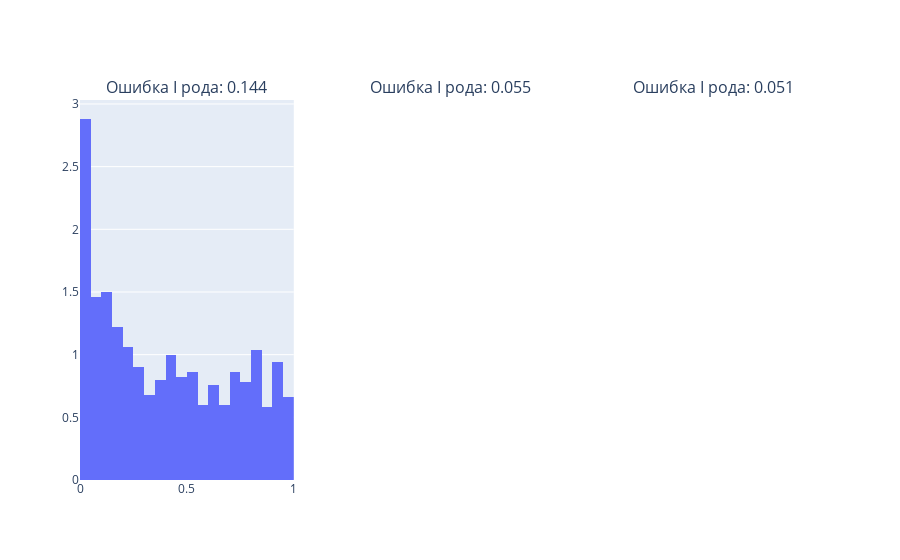
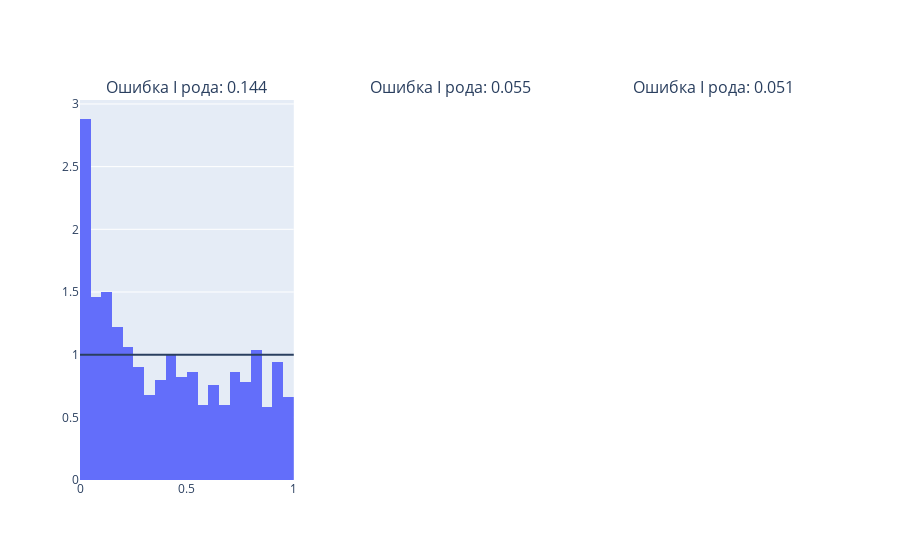
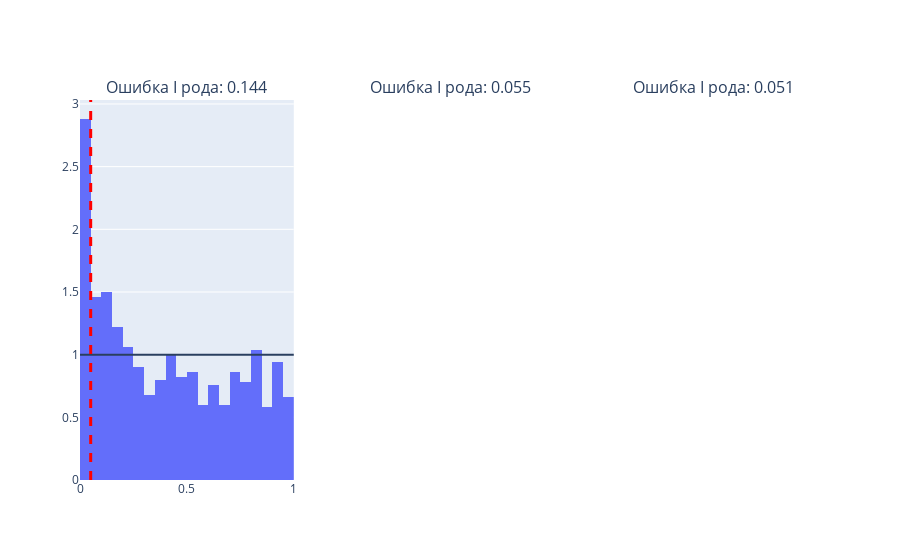
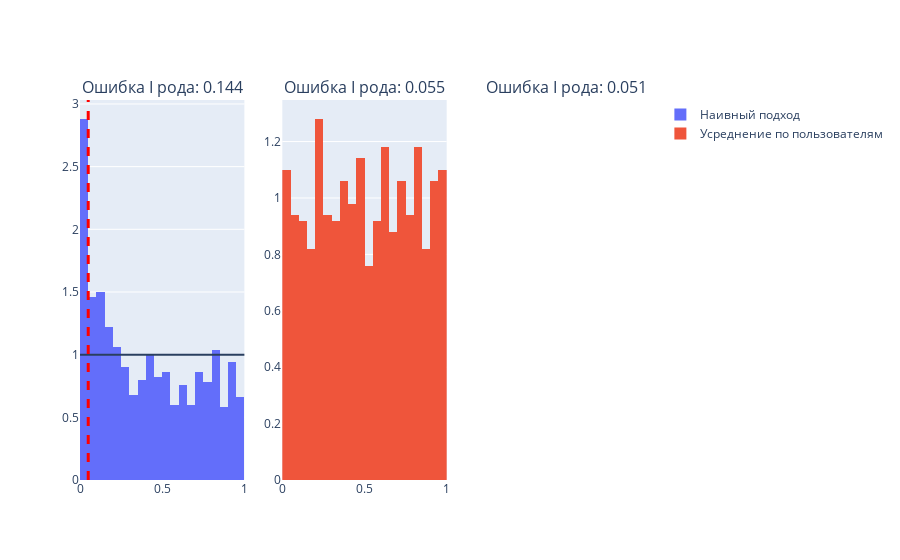

Source (notebook cell) for these figures, in order:
### Code cell
fig = make_subplots(rows=1, cols=3, subplot_titles=[f"Ошибка I рода: {np.mean((np.array(p_values_naive)<0.05)*1):0.3f}", 
                                                   f"Ошибка I рода: {np.mean((np.array(p_values_avg)<0.05)*1):0.3f}",
                                                   f"Ошибка I рода: {np.mean((np.array(p_values_bootstrap)<0.05)*1):0.3f}"])

fig.add_trace(
    go.Histogram(x=p_values_naive,name='Наивный подход',histnorm='probability density',xbins=dict(
                        start=0,
                        end=1,
                        size=0.05)),
    row=1, col=1
)
fig.add_hline(y=1,row=1, col=1)
fig.add_vline(x=0.05, row=1, col = 1, line_width=3, line_dash="dash", line_color="red")



fig.add_trace(
    go.Histogram(x = p_values_avg, name='Усреднение по пользователям',histnorm='probability density',xbins=dict(
                        start=0,
                        end=1,
                        size=0.05)),
    row=1, col=2
)

fig.add_hline(y=1,row=1, col=2)
fig.add_vline(x=0.05, row=1, col = 2, line_width=3, line_dash="dash", line_color="blue")

fig.add_trace(
    go.Histogram(x = p_values_bootstrap, name='Бутстрап ratio-метрики',histnorm='probability density',xbins=dict(
                        start=0,
                        end=1,
                        size=0.05)),
    row=1, col=3
)

fig.add_hline(y=1,row=1, col=3)
fig.add_vline(x=0.05, row=1, col = 3, line_width=3, line_dash="dash", line_color="red")

fig.update_layout(title_text=f"""Распределение p-value, alpha = 0.05""",
                  bargap=0.1, height=400, width=1260)
fig.show()

### Figure 1 — Plotly figure (JSON) as saved in the notebook; plotly's stock layout.template omitted (floating-point values rounded to 4 significant figures; data arrays with more than 128 entries replaced by an {"elided": "..."} marker saying what was removed)
{"data": [{"histnorm": "probability density", "name": "Наивный подход", "type": "histogram", "x": {"elided": "1000 float values"}, "xaxis": "x", "xbins": {"end": 1, "size": 0.05, "start": 0}, "yaxis": "y"}], "layout": {"annotations": [{"font": {"size": 16}, "showarrow": false, "text": "Ошибка I рода: 0.144", "x": 0.1444, "xanchor": "center", "xref": "paper", "y": 1, "yanchor": "bottom", "yref": "paper"}, {"font": {"size": 16}, "showarrow": false, "text": "Ошибка I рода: 0.055", "x": 0.5, "xanchor": "center", "xref": "paper", "y": 1, "yanchor": "bottom", "yref": "paper"}, {"font": {"size": 16}, "showarrow": false, "text": "Ошибка I рода: 0.051", "x": 0.8556, "xanchor": "center", "xref": "paper", "y": 1, "yanchor": "bottom", "yref": "paper"}], "autosize": true, "xaxis": {"anchor": "y", "autorange": true, "domain": [0, 0.2889], "range": [3.469e-17, 1], "type": "linear"}, "xaxis2": {"anchor": "y2", "domain": [0.3556, 0.6444]}, "xaxis3": {"anchor": "y3", "domain": [0.7111, 1]}, "yaxis": {"anchor": "x", "autorange": true, "domain": [0, 1], "range": [0, 3.032]}, "yaxis2": {"anchor": "x2", "domain": [0, 1]}, "yaxis3": {"anchor": "x3", "domain": [0, 1]}}}

### Figure 2 — Plotly figure (JSON) as saved in the notebook; plotly's stock layout.template omitted (floating-point values rounded to 4 significant figures; data arrays with more than 128 entries replaced by an {"elided": "..."} marker saying what was removed)
{"data": [{"histnorm": "probability density", "name": "Наивный подход", "type": "histogram", "x": {"elided": "1000 float values"}, "xaxis": "x", "xbins": {"end": 1, "size": 0.05, "start": 0}, "yaxis": "y"}], "layout": {"annotations": [{"font": {"size": 16}, "showarrow": false, "text": "Ошибка I рода: 0.144", "x": 0.1444, "xanchor": "center", "xref": "paper", "y": 1, "yanchor": "bottom", "yref": "paper"}, {"font": {"size": 16}, "showarrow": false, "text": "Ошибка I рода: 0.055", "x": 0.5, "xanchor": "center", "xref": "paper", "y": 1, "yanchor": "bottom", "yref": "paper"}, {"font": {"size": 16}, "showarrow": false, "text": "Ошибка I рода: 0.051", "x": 0.8556, "xanchor": "center", "xref": "paper", "y": 1, "yanchor": "bottom", "yref": "paper"}], "autosize": true, "shapes": [{"type": "line", "x0": 0, "x1": 1, "xref": "x domain", "y0": 1, "y1": 1, "yref": "y"}], "xaxis": {"anchor": "y", "autorange": true, "domain": [0, 0.2889], "range": [3.469e-17, 1], "type": "linear"}, "xaxis2": {"anchor": "y2", "domain": [0.3556, 0.6444]}, "xaxis3": {"anchor": "y3", "domain": [0.7111, 1]}, "yaxis": {"anchor": "x", "autorange": true, "domain": [0, 1], "range": [0, 3.032]}, "yaxis2": {"anchor": "x2", "domain": [0, 1]}, "yaxis3": {"anchor": "x3", "domain": [0, 1]}}}

### Figure 3 — Plotly figure (JSON) as saved in the notebook; plotly's stock layout.template omitted (floating-point values rounded to 4 significant figures; data arrays with more than 128 entries replaced by an {"elided": "..."} marker saying what was removed)
{"data": [{"histnorm": "probability density", "name": "Наивный подход", "type": "histogram", "x": {"elided": "1000 float values"}, "xaxis": "x", "xbins": {"end": 1, "size": 0.05, "start": 0}, "yaxis": "y"}], "layout": {"annotations": [{"font": {"size": 16}, "showarrow": false, "text": "Ошибка I рода: 0.144", "x": 0.1444, "xanchor": "center", "xref": "paper", "y": 1, "yanchor": "bottom", "yref": "paper"}, {"font": {"size": 16}, "showarrow": false, "text": "Ошибка I рода: 0.055", "x": 0.5, "xanchor": "center", "xref": "paper", "y": 1, "yanchor": "bottom", "yref": "paper"}, {"font": {"size": 16}, "showarrow": false, "text": "Ошибка I рода: 0.051", "x": 0.8556, "xanchor": "center", "xref": "paper", "y": 1, "yanchor": "bottom", "yref": "paper"}], "autosize": true, "shapes": [{"type": "line", "x0": 0, "x1": 1, "xref": "x domain", "y0": 1, "y1": 1, "yref": "y"}, {"line": {"color": "red", "dash": "dash", "width": 3}, "type": "line", "x0": 0.05, "x1": 0.05, "xref": "x", "y0": 0, "y1": 1, "yref": "y domain"}], "xaxis": {"anchor": "y", "autorange": true, "domain": [0, 0.2889], "range": [3.469e-17, 1], "type": "linear"}, "xaxis2": {"anchor": "y2", "domain": [0.3556, 0.6444]}, "xaxis3": {"anchor": "y3", "domain": [0.7111, 1]}, "yaxis": {"anchor": "x", "autorange": true, "domain": [0, 1], "range": [0, 3.032]}, "yaxis2": {"anchor": "x2", "domain": [0, 1]}, "yaxis3": {"anchor": "x3", "domain": [0, 1]}}}

### Figure 4 — Plotly figure (JSON) as saved in the notebook; plotly's stock layout.template omitted (floating-point values rounded to 4 significant figures; data arrays with more than 128 entries replaced by an {"elided": "..."} marker saying what was removed)
{"data": [{"histnorm": "probability density", "name": "Наивный подход", "type": "histogram", "x": {"elided": "1000 float values"}, "xaxis": "x", "xbins": {"end": 1, "size": 0.05, "start": 0}, "yaxis": "y"}, {"histnorm": "probability density", "name": "Усреднение по пользователям", "type": "histogram", "x": {"elided": "1000 float values"}, "xaxis": "x2", "xbins": {"end": 1, "size": 0.05, "start": 0}, "yaxis": "y2"}], "layout": {"annotations": [{"font": {"size": 16}, "showarrow": false, "text": "Ошибка I рода: 0.144", "x": 0.1444, "xanchor": "center", "xref": "paper", "y": 1, "yanchor": "bottom", "yref": "paper"}, {"font": {"size": 16}, "showarrow": false, "text": "Ошибка I рода: 0.055", "x": 0.5, "xanchor": "center", "xref": "paper", "y": 1, "yanchor": "bottom", "yref": "paper"}, {"font": {"size": 16}, "showarrow": false, "text": "Ошибка I рода: 0.051", "x": 0.8556, "xanchor": "center", "xref": "paper", "y": 1, "yanchor": "bottom", "yref": "paper"}], "autosize": true, "shapes": [{"type": "line", "x0": 0, "x1": 1, "xref": "x domain", "y0": 1, "y1": 1, "yref": "y"}, {"line": {"color": "red", "dash": "dash", "width": 3}, "type": "line", "x0": 0.05, "x1": 0.05, "xref": "x", "y0": 0, "y1": 1, "yref": "y domain"}], "xaxis": {"anchor": "y", "autorange": true, "domain": [0, 0.2889], "range": [3.469e-17, 1], "type": "linear"}, "xaxis2": {"anchor": "y2", "autorange": true, "domain": [0.3556, 0.6444], "range": [3.469e-17, 1], "type": "linear"}, "xaxis3": {"anchor": "y3", "domain": [0.7111, 1]}, "yaxis": {"anchor": "x", "autorange": true, "domain": [0, 1], "range": [0, 3.032]}, "yaxis2": {"anchor": "x2", "autorange": true, "domain": [0, 1], "range": [0, 1.347]}, "yaxis3": {"anchor": "x3", "domain": [0, 1]}}}
